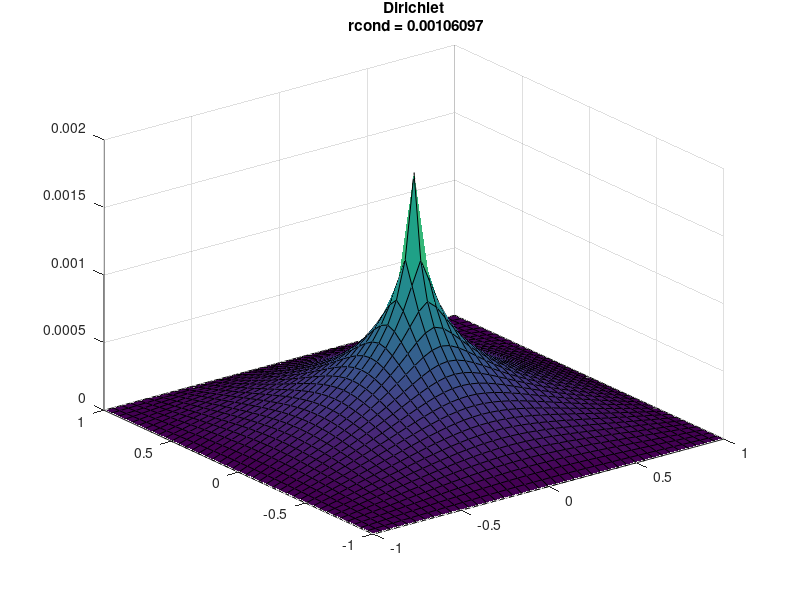
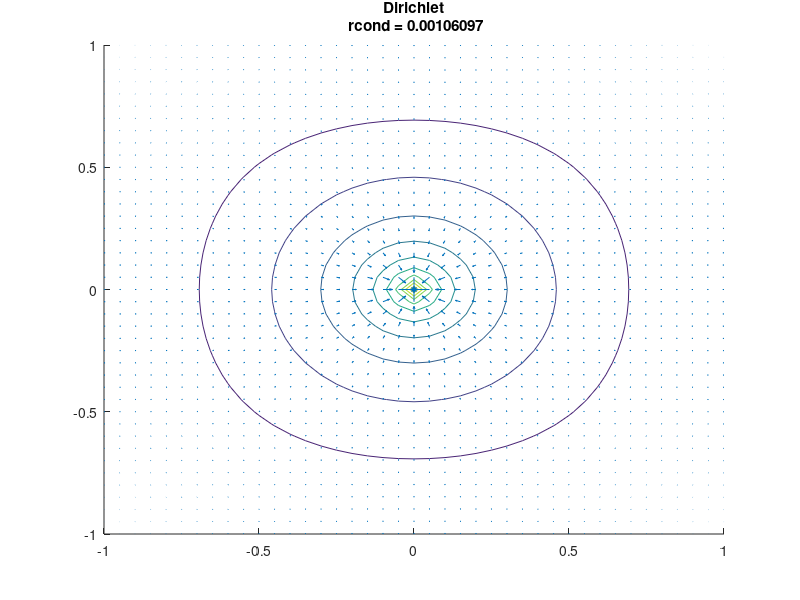
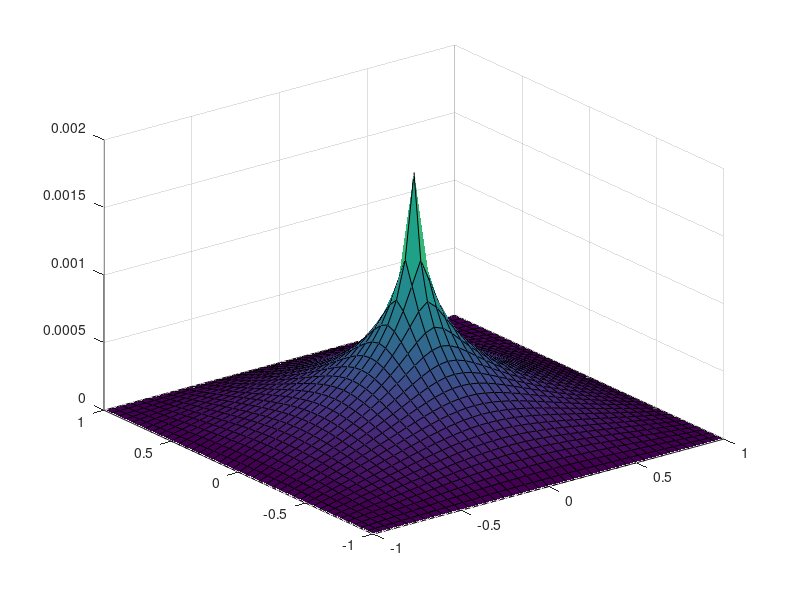

Reproduce these figures in MATLAB, in order. (Note: this script raises an error after producing the figures.)
close all;

% Problem parameters
Nvoxels = 41;
h = 2/(Nvoxels-1);
[x,y] = meshgrid(linspace(-1,1,Nvoxels));
x_T = x'; y_T = y';
f = @(x,y) (cos(2*pi*x).*sin(2*pi*y));
G_D = sparse(Nvoxels,Nvoxels);
rhs_pos_D = [round((Nvoxels-2)^2/2)];
rhs_pos = [round(Nvoxels^2/2)];
rhs_val = 1;
% figure(69); 
% surf(x,y,f(x,y))
% title('f = cos(2*pi*x).*sin(2*pi*y)');
subf = false;

% Make matrixes for Dirichlet
m_D = Nvoxels-2;
B_D = spdiags(bsxfun(@times,ones(m_D,1),[-1 2 -1]),[-1 0 1],m_D,m_D);
eyMat_D = speye(Nvoxels-2);
A_D = kron(B_D,eyMat_D) + kron(eyMat_D,B_D);
A_D = A_D/h^2;


% Make matrixes for Neumann
m_N = Nvoxels;
B_N = spdiags(bsxfun(@times,ones(m_N,1),[-1 2 -1]),[-1 0 1],m_N,m_N);
B_N(1,2) = -2; B_N(end,end-1) = -2;
eyMat_N = speye(Nvoxels);
A_N = kron(B_N,eyMat_N) + kron(eyMat_N,B_N);
A_N = A_N/h^2;

% Create system for Dirichlet
lhs_D = A_D;
LHS = lhs_D;
% rhs_D = reshape(f(x(2:end-1,2:end-1),y(2:end-1,2:end-1)),[],1);
rhs_D = 0*ones(size(A_D,1),1); rhs_D(rhs_pos_D) = rhs_D(rhs_pos_D) + rhs_val;
RHS = rhs_D;
solution_D = (LHS \ RHS);
G_D(2:end-1,2:end-1) = reshape(solution_D,Nvoxels-2,Nvoxels-2);
if subf
    figure(42);
    subplot(1,2,1);
    surf(x,y,G_D);
    cond_D = rcond(full(LHS));
    title(sprintf('Dirichlet\n rcond = %d', cond_D));
    figure(43);
    subplot(1,2,1);
    hold on;
    [px,py] = gradient(G_D);
    contour(x,y,G_D)
    quiver(x,y,px,py)
    hold off;
    title(sprintf('Dirichlet\n rcond = %d', cond_D));
else
    figure('Name',"Surf_Dirichlet");
    surf(x,y,G_D);
    cond_D = rcond(full(LHS));
    title(sprintf('Dirichlet\n rcond = %d', cond_D));
    figure('Name',"Gradient_Dirichlet");
    hold on;
    [px,py] = gradient(G_D);
    contour(x,y,G_D)
    quiver(x,y,px,py,'AutoScale','on')
    hold off;
    title(sprintf('Dirichlet\n rcond = %d', cond_D));
end

% Create system for Neumann
lhs_N = A_N;
LHS = lhs_N;
% rhs_N = reshape(f(x,y),[],1);
rhs_N = 0*ones(size(A_N,1),1); rhs_N(rhs_pos) = rhs_N(rhs_pos) + rhs_val;
% RHS = rhs_N;
RHS = rhs_N - mean(rhs_N);
solution_N = (LHS \ RHS);
c = mean(solution_N);
solution_N = solution_N - c;
G_N = reshape(solution_N,Nvoxels,Nvoxels);
if subf
    figure(42);
    subplot(1,2,2);
    surf(x,y,G_N);
    cond_N = rcond(full(LHS));
    title(sprintf('Neumann\n rcond = %d', cond_N));
    figure(43);
    subplot(1,2,2);
    hold on;
    [px,py] = gradient(G_N);
    contour(x,y,G_N)
    quiver(x,y,px,py)
    hold off;
    title(sprintf('Neumann\n rcond = %d', cond_N));
else
    figure('Name',"Surf_Neumann");
    surf(x,y,G_D);
    hold on;
    freezeColors;
    G_N(3:end-2,3:end-2) = NaN;
    surf(x,y,G_N + 0.00011);
    colormap('autumn');
    cond_N = rcond(full(LHS));
%     title(sprintf('Neumann\n rcond = %d', cond_N));
    axis tight, axis off;
    figure('Name',"Gradient_Neumann");
    hold on;
    [px,py] = gradient(G_N);
    contour(x,y,G_N)
    quiver(x,y,px,py,'AutoScale','on')
    hold off;
    title(sprintf('Neumann\n rcond = %d', cond_N));
end